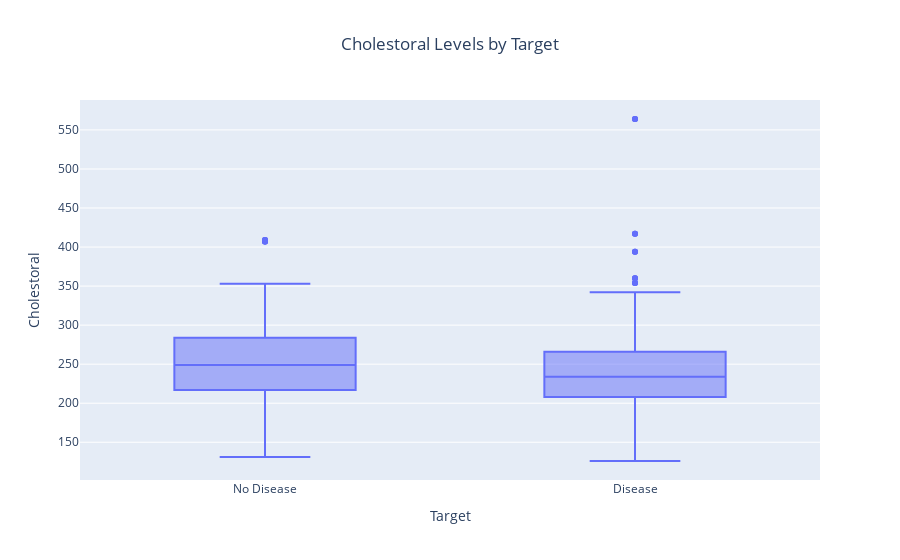

Notebook cell for this chart:
### Code cell
# Create a box plot using Plotly Express
fig = px.box(df, x='Target', y='Cholestoral', 
             category_orders={'Target': ['No Disease', 'Disease']},
             title='Cholestoral Levels by Target')

# Update layout for better readability
fig.update_layout(
    xaxis_title='Target',
    yaxis_title='Cholestoral',
    title_x=0.5,
    legend_title='Target')

fig.show()

### Figure 1 — Plotly figure (JSON) as saved in the notebook; plotly's stock layout.template omitted (floating-point values rounded to 4 significant figures; data arrays with more than 128 entries replaced by an {"elided": "..."} marker saying what was removed)
{"data": [{"alignmentgroup": "True", "hovertemplate": "Target=%{x}<br>Cholestoral=%{y}<extra></extra>", "legendgroup": "", "marker": {"color": "#636efa"}, "name": "", "notched": false, "offsetgroup": "", "orientation": "v", "showlegend": false, "type": "box", "x": {"elided": "1025 str values"}, "x0": " ", "xaxis": "x", "y": {"elided": "1025 int values"}, "y0": " ", "yaxis": "y"}], "layout": {"boxmode": "group", "legend": {"title": {"text": "Target"}, "tracegroupgap": 0}, "title": {"text": "Cholestoral Levels by Target", "x": 0.5}, "xaxis": {"anchor": "y", "categoryarray": ["No Disease", "Disease"], "categoryorder": "array", "domain": [0, 1], "title": {"text": "Target"}}, "yaxis": {"anchor": "x", "domain": [0, 1], "title": {"text": "Cholestoral"}}}}
